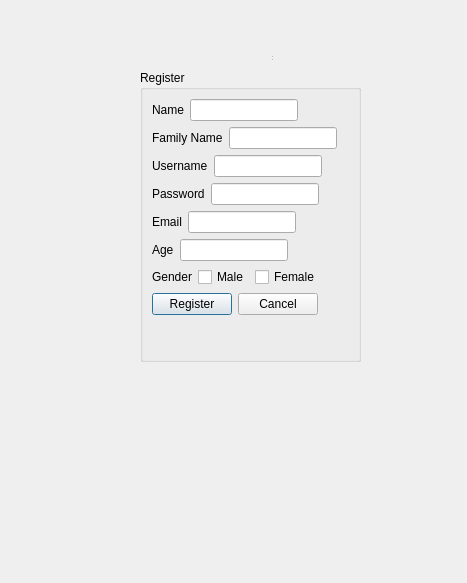
<?xml version="1.0" encoding="UTF-8"?>
<ui version="4.0">
 <class>Register</class>
 <widget class="QDialog" name="Register">
  <property name="geometry">
   <rect>
    <x>0</x>
    <y>0</y>
    <width>467</width>
    <height>583</height>
   </rect>
  </property>
  <property name="windowTitle">
   <string>Dialog</string>
  </property>
  <widget class="QStatusBar" name="statusbar">
   <property name="geometry">
    <rect>
     <x>270</x>
     <y>40</y>
     <width>3</width>
     <height>22</height>
    </rect>
   </property>
  </widget>
  <widget class="QWidget" name="centralwidget" native="true">
   <property name="geometry">
    <rect>
     <x>270</x>
     <y>100</y>
     <width>421</width>
     <height>512</height>
    </rect>
   </property>
  </widget>
  <widget class="QGroupBox" name="groupBox">
   <property name="geometry">
    <rect>
     <x>140</x>
     <y>70</y>
     <width>221</width>
     <height>292</height>
    </rect>
   </property>
   <property name="title">
    <string>Register</string>
   </property>
   <layout class="QFormLayout" name="formLayout">
    <item row="0" column="0">
     <layout class="QHBoxLayout" name="horizontalLayout">
      <item>
       <widget class="QLabel" name="name_label">
        <property name="text">
         <string>Name</string>
        </property>
       </widget>
      </item>
      <item>
       <widget class="QLineEdit" name="name_lineEdit"/>
      </item>
     </layout>
    </item>
    <item row="1" column="0">
     <layout class="QHBoxLayout" name="horizontalLayout_2">
      <item>
       <widget class="QLabel" name="fam_label">
        <property name="text">
         <string>Family Name</string>
        </property>
       </widget>
      </item>
      <item>
       <widget class="QLineEdit" name="fam_lineEdit"/>
      </item>
     </layout>
    </item>
    <item row="2" column="0">
     <layout class="QHBoxLayout" name="horizontalLayout_3">
      <item>
       <widget class="QLabel" name="user_label">
        <property name="text">
         <string>Username</string>
        </property>
       </widget>
      </item>
      <item>
       <widget class="QLineEdit" name="user_lineEdit"/>
      </item>
     </layout>
    </item>
    <item row="3" column="0">
     <layout class="QHBoxLayout" name="horizontalLayout_4">
      <item>
       <widget class="QLabel" name="pass_label">
        <property name="text">
         <string>Password</string>
        </property>
       </widget>
      </item>
      <item>
       <widget class="QLineEdit" name="pass_lineEdit">
        <property name="maxLength">
         <number>16</number>
        </property>
        <property name="echoMode">
         <enum>QLineEdit::Password</enum>
        </property>
       </widget>
      </item>
     </layout>
    </item>
    <item row="4" column="0">
     <layout class="QHBoxLayout" name="horizontalLayout_5">
      <item>
       <widget class="QLabel" name="emai_label">
        <property name="text">
         <string>Email</string>
        </property>
       </widget>
      </item>
      <item>
       <widget class="QLineEdit" name="ema_lineEdit">
        <property name="inputMask">
         <string notr="true"/>
        </property>
        <property name="frame">
         <bool>true</bool>
        </property>
       </widget>
      </item>
     </layout>
    </item>
    <item row="5" column="0">
     <layout class="QHBoxLayout" name="horizontalLayout_6">
      <item>
       <widget class="QLabel" name="age_label">
        <property name="text">
         <string>Age</string>
        </property>
       </widget>
      </item>
      <item>
       <widget class="QLineEdit" name="age_lineEdit"/>
      </item>
     </layout>
    </item>
    <item row="6" column="0">
     <layout class="QHBoxLayout" name="horizontalLayout_7">
      <item>
       <widget class="QLabel" name="gender_label">
        <property name="text">
         <string>Gender</string>
        </property>
       </widget>
      </item>
      <item>
       <widget class="QCheckBox" name="male_checkBox">
        <property name="text">
         <string>Male</string>
        </property>
        <property name="tristate">
         <bool>false</bool>
        </property>
       </widget>
      </item>
      <item>
       <widget class="QCheckBox" name="female_checkBox">
        <property name="text">
         <string>Female</string>
        </property>
        <property name="tristate">
         <bool>false</bool>
        </property>
       </widget>
      </item>
     </layout>
    </item>
    <item row="7" column="0">
     <layout class="QHBoxLayout" name="horizontalLayout_8">
      <item>
       <widget class="QPushButton" name="register_Button">
        <property name="text">
         <string>Register</string>
        </property>
       </widget>
      </item>
      <item>
       <widget class="QPushButton" name="cancel_Button">
        <property name="text">
         <string>Cancel</string>
        </property>
       </widget>
      </item>
     </layout>
    </item>
   </layout>
  </widget>
 </widget>
 <resources/>
 <connections/>
</ui>
